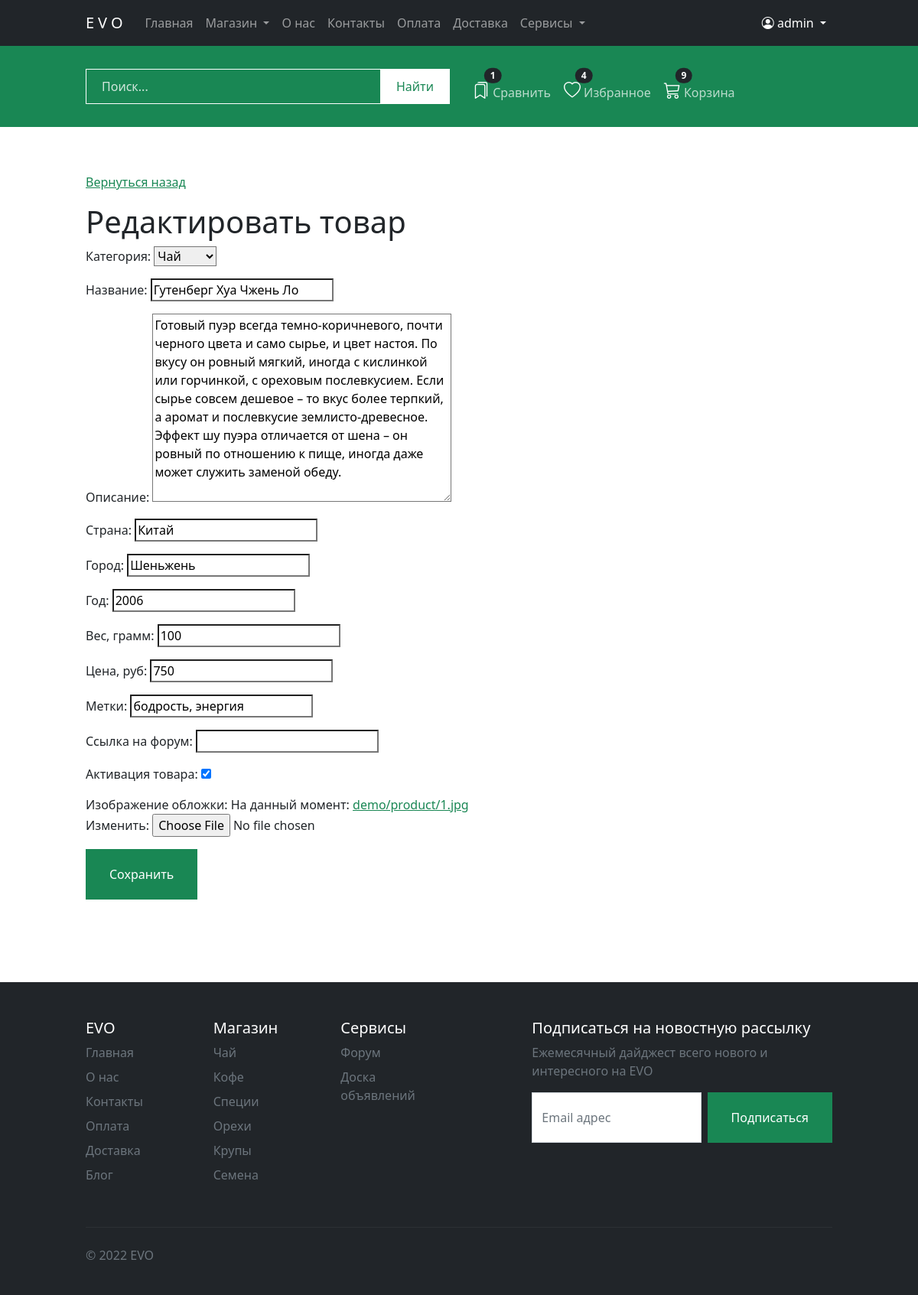
Screenshot of /catalog/product/1/edit_product/ (signed in) with the database file from the repository.
### apps/core/models.py (models this page shows, shortened)
class Product(models.Model):
    class Meta:
        verbose_name = 'Товар'
        verbose_name_plural = 'Товары'
    category = models.ForeignKey(Category, on_delete=models.CASCADE, verbose_name='Категория')
    name = models.CharField(max_length=50, verbose_name='Название')
    desc = models.TextField(verbose_name='Описание')
    country = models.CharField(max_length=50, blank=True, null=True, default=None, verbose_name='Страна')
    town = models.CharField(max_length=50, blank=True, null=True, default=None, verbose_name='Город')
    year = models.CharField(max_length=50, blank=True, null=True, default=None, verbose_name='Год')
    volume = models.IntegerField(verbose_name='Вес, грамм')
    price = models.IntegerField(verbose_name='Цена, руб')
    tag = models.CharField(max_length=100, blank=True, null=True, default=None, verbose_name='Метки')
    talk_forum = models.URLField(blank=True, null=True, default=None, verbose_name='Ссылка на форум')
    is_active = models.BooleanField(default=True, verbose_name="Активация товара")
    image = models.ImageField(upload_to='product/', verbose_name='Изображение обложки')
    created = models.DateTimeField(auto_now_add=True, auto_now=False, verbose_name='Дата создания')
    updated = models.DateTimeField(auto_now_add=False, auto_now=True, verbose_name='Дата изменения')

class Category(models.Model):
    class Meta:
        verbose_name = 'Категория'
        verbose_name_plural = 'Категории'
    name = models.CharField(max_length=20, verbose_name='Категория')
    is_active = models.BooleanField(default=True, verbose_name="Активация категории")
    created = models.DateTimeField(auto_now_add=True, auto_now=False, verbose_name='Дата создания')
    updated = models.DateTimeField(auto_now_add=False, auto_now=True, verbose_name='Дата изменения')
    image = models.ImageField(upload_to='category/', verbose_name='Изображение категории')
    url = models.CharField(max_length=30, blank=True, null=True, default=None, verbose_name='Ссылка на Категорию')
    def __str__(self):
        return self.name

### apps/core/views.py (the view, shortened to what this page needs)
# urls.py: path('catalog/product/<int:pk>/edit_product/', views.EditProductView.as_view(), name='edit_product'),
class EditProductView(SuccessMessageMixin, LoginRequiredMixin, UpdateView):
    model = Product
    template_name = 'core/edit_product.html'
    form_class = ProductForm
    success_url = reverse_lazy('edit_product')
    success_msg = 'Товар обновлён'

### apps/core/forms.py
class ProductForm(forms.ModelForm):
    class Meta:
        model = Product
        fields = '__all__'
        widgets = {
            'description': forms.Textarea(attrs={'class': 'form-control'}),
        }

### apps/templates/core/edit_product.html (shortened to what this page needs)
{% extends 'layouts/base.html' %}
{% load  static %}
{% block content %}
    <section id="prod" class="paddingTopBottom">
        <div class="container">
            <div class="row">
                <div class="col">
                    <p><a href="{% url 'product' product.pk %}">Вернуться назад</a></p>
                    <h1>Редактировать товар</h1>
                    <form action="" method="POST" enctype="multipart/form-data">
                        {{ form.as_p }}
                        <button type="submit" class="btn btn-success btnS">Сохранить</button>
                    </form>
                </div>
            </div>
        </div>
    </section>
{% endblock %}

### apps/templates/includes/navigation.html (shortened to what this page needs)
<nav id="navbar" class="navbar navbar-expand-lg navbar-dark bg-dark">
    <div class="container">
        <a class="navbar-brand" href="{% url 'main' %}">EVO</a>
        <div class="collapse navbar-collapse" id="navbarNav">
            <ul class="navbar-nav me-auto mb-2 mb-lg-0">
                <li class="nav-item">
                    <a class="nav-link" href="{% url 'main' %}">Главная</a>
                </li>
                <li class="nav-item dropdown">
                    <a class="nav-link dropdown-toggle" href="" id="navbarDropdownMenuLink1"
                       role="button"
                       data-bs-toggle="dropdown" aria-expanded="false">
                        Магазин
                    </a>
                </li>
                <li class="nav-item">
                    <a href="{% url 'about' %}" class="nav-link">О нас</a>
                </li>
                <li class="nav-item">
                    <a href="{% url 'contacts' %}" class="nav-link">Контакты</a>
                </li>
                <li class="nav-item">
                    <a href="#" class="nav-link">Оплата</a>
                </li>
                <li class="nav-item">
                    <a href="#" class="nav-link">Доставка</a>
                </li>
                <li class="nav-item dropdown">
                    <a class="nav-link dropdown-toggle" href="" id="navbarDropdownMenuLinkService"
                       role="button"
                       data-bs-toggle="dropdown" aria-expanded="false">
                        Сервисы
                    </a>
                </li>
            </ul>
            <div class="navbar-nav text-lg-end">
                <li class="nav-item dropdown">
                    <a class="nav-link dropdown-toggle text-white" href="" id="navbarDropdownMenuLink2"
                       role="button"
                       data-bs-toggle="dropdown" aria-expanded="false">
                        {% if user.is_authenticated %}
                            <i class="bi bi-person-circle"></i> {{ user.username }}
                        {% else %}
                            <i class="bi bi-person-circle"></i> Личный кабинет
                        {% endif %}
                    </a>
                </li>
            </div>
        </div>
    </div>
</nav>

### apps/static/css/style.css (style rules this page uses)
@media (min-width: 1000px) { .container { max-width: 1000px; } }
a.active.focus, a.active:focus, a.focus, a:active.focus, a:active:focus, a:focus, button.active.focus, button.active:focus, button.focus, button:active.focus, button:active:focus, button:focus, .btn.active.focus, .btn.active:focus, .btn.focus, .btn:active.focus, .btn:active:focus, .btn:focus, input, textarea, input:active, textarea:active { outline: 0 !important; outline-color: transparent !important; outline-style: none !important; box-shadow: 0 0 0 0 rgba(0, 123, 255, 0) !important; }
a, .btn-link { color: #198754; }
*, .rounded-3 { -webkit-border-radius: 0 !important; -moz-border-radius: 0 !important; border-radius: 0 !important; }
.paddingTopBottom { padding-top: 5%; padding-bottom: 5%; }
#navbar { padding-top: 10px; padding-bottom: 10px; }
#navbar .navbar-brand { letter-spacing: 5px; }
.btnS { padding: 20px 30px; }

### rows the page displays
Product: category "Чай", desc "Готовый пуэр всегда темно-коричневого, почти черного цвета и само сырье, и цвет настоя. По вкусу он ровный мягкий, иногда с кислинкой или горчинкой, с ореховым послевкусием. Если сырье совсем дешевое – то вкус более терпкий, а аромат и послевкусие землисто-древесное. Эффект шу пуэра отличается от шена – он ровный по отношению к пище, иногда даже может служить заменой обеду.", country "Китай", town "Шеньжень", year "2006", volume "100", price "750", tag "бодрость, энергия", is_active "☑"
Category: name "Гутенберг Хуа Чжень Ло"

### other values shown
{{ user.username }} "admin"
